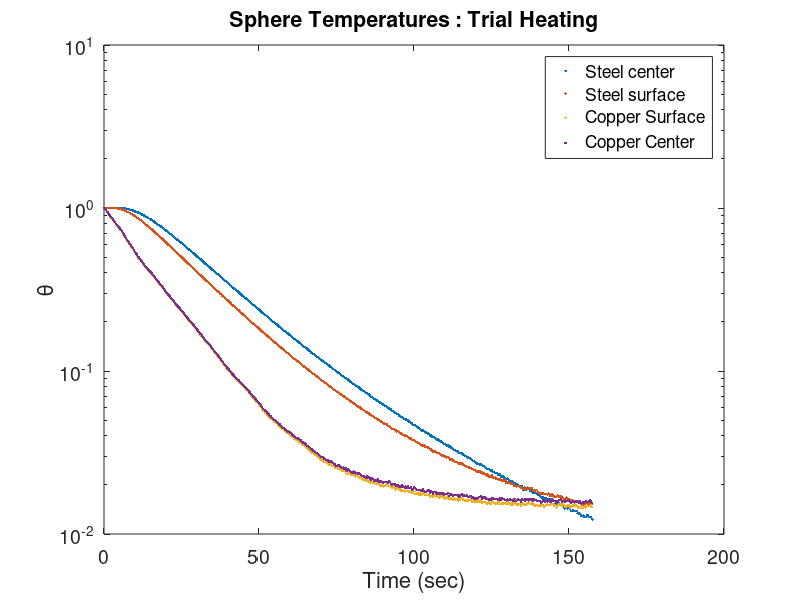
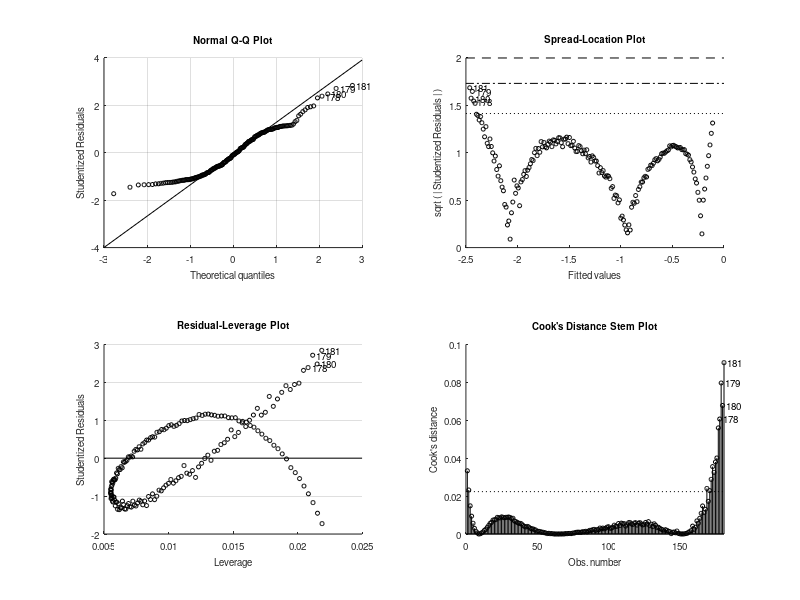

Write MATLAB code to recreate these figures, in order. (Note: this script raises an error after producing the figures.)
function Heat_Conduction_Lab()
close all
clear all
clc

%load('Sphere_Data2.mat')
load('SphereData.mat')

%%%  --->  Data Analysis For all Four Trials  <---  %%%
% Concatente the two trials for heating and cooling
% Sort the data so that the times are in order and use the order output argument
%   to sort the temperatures accordinly
[t_heating,order_h] = sort([sphere_data(1).time]);%sphere_data(3).time]);
[t_cooling,order_c] = sort([sphere_data(2).time]);%sphere_data(4).time]);

T_heating = [sphere_data(1).ss_cent,sphere_data(1).ss_surf,sphere_data(1).cu_surf,sphere_data(1).cu_cent];
             %sphere_data(3).ss_cent,sphere_data(3).ss_surf,sphere_data(3).cu_surf,sphere_data(3).cu_cent];
         
T_cooling = [sphere_data(2).ss_cent,sphere_data(2).ss_surf,sphere_data(2).cu_surf,sphere_data(2).cu_cent];
             %sphere_data(4).ss_cent,sphere_data(4).ss_surf,sphere_data(4).cu_surf,sphere_data(4).cu_cent];
    
T_heating = T_heating(order_h,:);
T_cooling = T_cooling(order_c,:);

% Create the plots
plot_data(t_heating,T_heating,'Heating')
plot_data(t_cooling,T_cooling,'Cooling')

end


function plot_data(t,T,trial)
% default plotting style
fs = 16;    % font size
ms = 10;    % marker size
lw = 2;     % line width

%%%  --->  Plot the temperature data  <---  %%%
figure ('Name','Log(theta)')
% Calculate the initial temp by averaging the four thermocouple values
T_i = mean(T(1,:));%60;
%fprintf("Ti = %.2f\n",T_i)

% Depending on the trial, set the water temp
if trial == "Heating"
    T_inf = 59.5;
else % for the cooling condition
    T_inf = 29.5;
end
%fprintf("T_inf = %.2f\n",T_inf)
%T_inf = max(T(end,:));

% Calculate theta, and plot on a log scale
theta = (T - T_inf)./(T_i - T_inf);
semilogy(t,theta,'.','linewidth',lw)

legend('Steel center','Steel surface','Copper Surface','Copper Center')
set(gca,'FontSize',fs-2);
xlabel('Time (sec)','Fontsize',fs)
ylabel('\theta','Fontsize',fs)
plot_title = sprintf('Sphere Temperatures : Trial %s',trial);
title(plot_title)


%%%  --->  Plot ln(theta) and create linear fits  <---  %%%
figure('Name','ln(theta) linear fit')

ln_theta = log(theta);

% Crop the linear region of the plots
t_crop = t(40:220);
T1_crop = ln_theta(40:220,1);
T2_crop = ln_theta(40:220,2);
T3_crop = ln_theta(40:220,3);
T4_crop = ln_theta(40:220,4);


%%% Apply a linear fit to the four cases
%%%   - surface and center
%%%   - SS and Cu

% Case 1: SS center
lin_T1 = fitlm(t_crop,T1_crop,'linear');
b_T1 = table2array(lin_T1.Coefficients(1,'Estimate'));
m_T1 = table2array(lin_T1.Coefficients(2,'Estimate'));

% Case 2: SS surface
lin_T2 = fitlm(t_crop,T2_crop,'linear');
b_T2 = table2array(lin_T2.Coefficients(1,'Estimate'));
m_T2 = table2array(lin_T2.Coefficients(2,'Estimate'));

% Case 3: Cu surface
lin_T3 = fitlm(t_crop,T3_crop,'linear');
b_T3 = table2array(lin_T3.Coefficients(1,'Estimate'));
m_T3 = table2array(lin_T3.Coefficients(2,'Estimate'));

% Case 4: Cu center
lin_T4 = fitlm(t_crop,T4_crop,'linear');
b_T4 = table2array(lin_T4.Coefficients(1,'Estimate'));
m_T4 = table2array(lin_T4.Coefficients(2,'Estimate'));

% Plot the raw data
plot(t_crop,T1_crop,'bo',t_crop,T2_crop,'bs',t_crop,T3_crop,'rs',t_crop,T4_crop,'ro','MarkerSize',10,'LineWidth',1.7)
hold on
% Plot the linear fits
plot(t_crop,t_crop.*m_T1+b_T1,'g',t_crop,t_crop.*m_T2+b_T2,'k',t_crop,t_crop.*m_T3+b_T3,'g-',t_crop,t_crop.*m_T4+b_T4,'k-','LineWidth',2)

% Form strings for the legend
eq_T1 = sprintf('\\theta = %.4ft+%.4f : SS Center',m_T1,b_T1);
eq_T2 = sprintf('\\theta = %.4ft+%.4f : SS Surface',m_T2,b_T2);
eq_T3 = sprintf('\\theta = %.4ft+%.4f : Cu Surface',m_T3,b_T3);
eq_T4 = sprintf('\\theta = %.4ft+%.4f : Cu Center',m_T4,b_T4);

% Set plot appearance
lgnd = legend('Steel center','Steel surface','Copper Surface','Copper Center',eq_T1,eq_T2,eq_T3,eq_T4,'Location','northeast');
lgnd.FontSize = 12; lgnd.NumColumns = 2;
set(gca,'FontSize',fs-2);
xlabel('Time (sec)','Fontsize',fs)
ylabel('ln(\theta)','Fontsize',fs)
plot_title = sprintf('ln(\\theta) : Trial %s',trial);
title(plot_title)


%%%  --->  Fit the copper sphere thermal response curves  <---  %%%
figure('Name','Copper Thermal Response')

% Copper physical parameters
r = 0.023875;   % radius (m)
V = (4/3)*pi*r^3;
As = 4*pi*r^2;
h = 1800; %initial value
rho = 8933; % kg/m^3
cp = 385;   % J/kgK
k = 401; % W/m*k


% Calculate h
h = determine_h(T3_crop,rho,V,As,cp,t_crop,r,'Cu');


% Calculations for Bi and thermal resistance
Bi = h*r/k;
fprintf('The Bi for copper, trial %s: %f\n',trial,Bi)
tau = rho*cp*V/(h*As);  % timne constant (sec)

% LCM calculation
T_copper = T_inf + (T_i-T_inf)*exp(-t/tau);
plot(t(1:10:end),T_copper(1:10:end),'linewidth',lw)
lump_legnd = sprintf('Lumped, h = %d W/m^2K',h);
hold on

% Plot data
plot(t(1:10:end),T(1:10:end,3),'ro','linewidth',lw,'markersize',ms)
hold on
plot(t(1:10:end),T(1:10:end,4),'ro','linewidth',lw,'markersize',ms)

% Plot parameters
cu_title = sprintf('Copper sphere cooling : Trial %s',trial);
title(cu_title,'Fontsize',fs)
xlabel('Time (sec)','Fontsize',fs)
ylabel('Temperature (\circC)','Fontsize',fs)
legend(lump_legnd,'Surface Temp','Center Temp')
set(gca,'FontSize',fs-2);


%%% Various deprecated function calls
%h = determine_h(sphere_data(trial).cu_surf,T_i,T_inf,rho,V,As,cp,trial);
%log_dimensionless_temp(t,sphere_data(trial).cu_surf,sphere_data(trial).cu_cent,T_i,T_inf,trial,'Cu')
%lin_fit_logs(t,sphere_data(trial).cu_surf,sphere_data(trial).cu_cent,trial,'SS')
%determine_Bi(t,sphere_data(trial).cu_surf,T_i,T_inf,r,rho,cp,k,trial,'Cu')


%%%%%  --->  Steel sphere cooling curves  <---  %%%%%
figure('Name','Steel Thermal Response')

% Plot steel temps
plot(t(1:10:end),T(1:10:end,1),'ro','linewidth',lw,'markersize',ms)    % plot the center data
hold on
plot(t(1:10:end),T(1:10:end,2),'bs','linewidth',lw,'markersize',ms)    % plot the edge data

% Steel physical parameters
h = 1800;   % adjustable guess for h --> 1250 initial value
rho = 8238; % kg/m^3
cp = 468;   % J/kgK
k = 13.4;   % W/mK
alpha = k./(rho*cp);
Bi = h*r/k;
r = 0.023875;   % radius (m)
V = (4/3)*pi*r^3;
As = 4*pi*r^2;
tau = rho*cp*V/(h*As);  % lumped time constant

% Bi number for steel
fprintf("Bi number for SS, trial %s: %f\n",trial,Bi)

% Find the first 15 series terms
clear lambda lambda_new
lambda = linspace(0,50,1000000);
% plot(lambda/pi,cot(lambda))
% hold on
% plot(lambda/pi,(1-Bi)./lambda)
% %break

tol = 1e-4;
lambda = lambda(abs(cot(lambda) - (1-Bi)./lambda) < tol);  % find intersections
j = 1;  % index for temporary lambda vector
for i = 1:length(lambda) - 1    % remove duplicates
    if abs(lambda(i)-lambda(i+1)) > tol
        lambda_new(j) = lambda(i);
        j = j+1;
    end
end

lambda = lambda_new;
disp("Lambda:")
disp(lambda)
% hold on
% length(lambda);      % check that there are 15 values
% plot(lambda,cot(lambda),'rs','linewidth',lw,'markersize',ms)
% ylim([-5 5])
% hold on
% %break


A = 2*(sin(lambda) - lambda.*cos(lambda))./(lambda - sin(lambda).*cos(lambda));
f = sin(0.9*lambda)./(0.9*lambda);    % position function f at the surface r = ro
Fo = alpha*t./r.^2;
T_center_model = ones(size(t)); % pre-allocate
T_surface_model = ones(size(t));

for i = 1:length(t)
    T_center_model(i) = T_inf+(T_i-T_inf)*sum(A.*exp(-lambda.^2*Fo(i)));
    T_surface_model(i) = T_inf+(T_i-T_inf)*sum(A.*exp(-lambda.^2*Fo(i)).*f);
end

% Plot series values
plot(t,T_center_model,'g','linewidth',lw)   % plot the model
hold on
plot(t,T_surface_model,'k','linewidth',lw)   % plot the model
hold on

% Plot lumped capacitance
T_steel = T_inf + (T_i-T_inf)*exp(-t/tau); % lumped
plot(t(1:10:end),T_steel(1:10:end),'m-','LineWidth',lw)

% figure properties
xlim([0 max(t)])
ss_title = sprintf('Steel sphere cooling : Trial %s',trial);
title(ss_title,'Fontsize',fs)
xlabel('Time (sec)','Fontsize',fs)
ylabel('Temperature (\circC)','Fontsize',fs)
legend('Center data','Surface data','Center Model','Surface Model','Lumped Capacitence Approximation')
set(gca,'FontSize',fs-2);


%log_dimensionless_temp(t,sphere_data(trial).ss_surf,sphere_data(trial).ss_cent,T_i,T_inf,trial,'SS')

%lin_fit_logs(t,sphere_data(trial).ss_surf,sphere_data(trial).ss_cent,trial,'SS')
end


% Calculate the value of h
function h = determine_h(ln_theta,rho,V,A_s,C,t,r,trial)

%h = ((-rho.*V.*C.*t)./A_s) .* (1./ln_theta);
h = (-rho.*C.*r .* ln_theta) ./ t;

if length(h) > 1
    h = mean(h);
end

fprintf('H for trial %s: %.2f\n',trial,h)

end







%%%  --->  Deprecated Functions  <---  %%%

function log_dimensionless_temp(t,T1,T2,T_i,T_inf,trial,material)
T1 = log((T1-T_inf) ./ (T_i-T_inf));
T2 = log((T2-T_inf) ./ (T_i-T_inf));

figure('Name','Dimensionless Temp')
plot(t(1:10:end),T1(1:10:end),'ro',t(1:10:end),T2(1:10:end),'bo')%,t,T_i,t,T_inf)
hold on

t_crop = t(40:200);
T1_crop = T1(40:200);
T2_crop = T2(40:200);

% linear fits
lin_br = fitlm(t_crop,T1_crop,'linear');
b_T1 = table2array(lin_br.Coefficients(1,'Estimate'));
m_T1 = table2array(lin_br.Coefficients(2,'Estimate'));

lin_br = fitlm(t_crop,T2_crop,'linear');
b_T2 = table2array(lin_br.Coefficients(1,'Estimate'));
m_T2 = table2array(lin_br.Coefficients(2,'Estimate'));

% plot(t_crop,T1_crop,'bo',t_crop,T2_crop,'go')
% hold on
if material == "SS"
    t_plot = [t_crop-20:t_crop+100];
else
    t_plot = [t_crop-20:t_crop+50];
end
plot(t_plot,t_plot*m_T1+b_T1,'k',t_plot,t_plot*m_T2+b_T2,'k')

plot_title = sprintf('Log of Dimensionless Temp: %s : Trial %d',material,trial);
title(plot_title)
xlabel('Time (s)','FontSize',16)
ylabel('Temperature (\circC)','FontSize',16)
legend('Surface','Center')
end

function lin_fit_logs(t,T1,T2,trial,material)
t = t(20:40);
T1 = T1(20:40);
T2 = T2(20:40);

% linear fit for brass
lin_br = fitlm(t,T1,'linear');
b_T1 = table2array(lin_br.Coefficients(1,'Estimate'));
m_T1 = table2array(lin_br.Coefficients(2,'Estimate'));

lin_br = fitlm(t,T2,'linear');
b_T2 = table2array(lin_br.Coefficients(1,'Estimate'));
m_T2 = table2array(lin_br.Coefficients(2,'Estimate'));

figure
plot_title = sprintf("Linear fir for %s, trial %d",material,trial);

plot(t,T1,'bo',t,T2,'go')
hold on
plot(t,t*m_T1+b_T1,'k',t,t*m_T2+b_T2,'k')

title(plot_title,'Fontsize',16)
xlabel('Time (s)','linewidth',2)
ylabel('ln(\theta)','linewidth',2)

end

function determine_Bi(t,T_sur,T_i,T_inf,r,rho,C,k,trial,material)

theta = (T_sur-T_inf) ./ (T_i-T_inf);
Bi = log(theta) .* ((-(r^2)*rho*C) ./ (t*k));

Bi = mean(Bi);
fprintf('The Bi number for %s, trial %d: %.3f\n',material,trial,Bi)

end

















